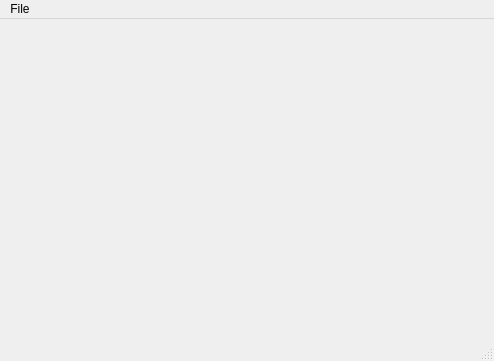
<?xml version="1.0" encoding="UTF-8"?>
<ui version="4.0">
 <class>MainWindow</class>
 <widget class="QMainWindow" name="MainWindow">
  <property name="geometry">
   <rect>
    <x>0</x>
    <y>0</y>
    <width>494</width>
    <height>361</height>
   </rect>
  </property>
  <property name="windowTitle">
   <string>MainWindow</string>
  </property>
  <widget class="QWidget" name="centralwidget"/>
  <widget class="QMenuBar" name="menubar">
   <property name="geometry">
    <rect>
     <x>0</x>
     <y>0</y>
     <width>494</width>
     <height>20</height>
    </rect>
   </property>
   <widget class="QMenu" name="menuFile">
    <property name="title">
     <string>File</string>
    </property>
    <addaction name="actionQuit"/>
   </widget>
   <addaction name="menuFile"/>
  </widget>
  <widget class="QStatusBar" name="statusbar"/>
  <action name="actionQuit">
   <property name="text">
    <string>&amp;Quit</string>
   </property>
   <property name="toolTip">
    <string>Quit</string>
   </property>
   <property name="shortcut">
    <string>Ctrl+Q</string>
   </property>
  </action>
 </widget>
 <resources/>
 <connections/>
</ui>
